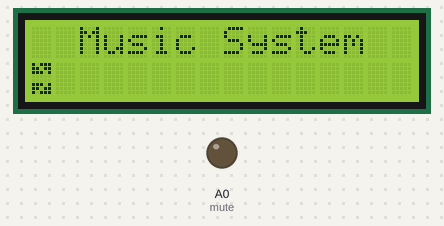
A sketch run on a simulated Arduino Uno, built with avr-gcc and run on an emulated ATmega328P. Parts: 16×2 character LCD, output pins drawn as LEDs (lit = HIGH).

Above: at 0.1 s.
At 0.5 s:
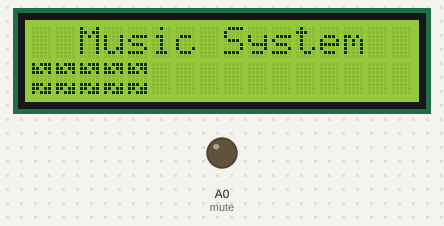
At 0.9 s:
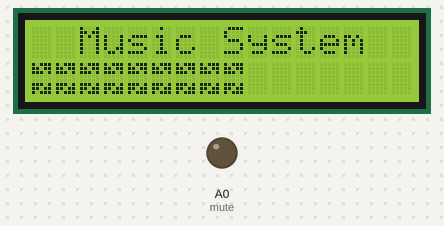
At 1.3 s:
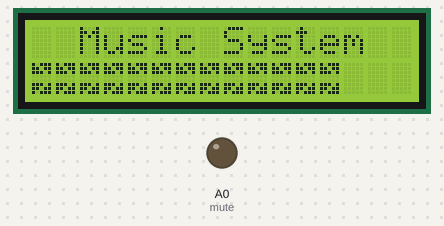
At 1.8 s:
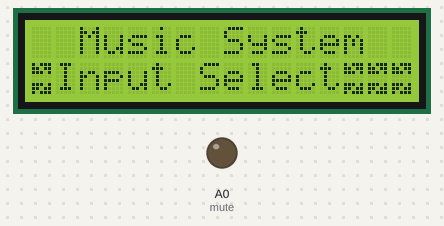

The sketch:

final_volume.ino
```cpp
#define enclk 2
#define endta 3
#define mute A0
#include <LiquidCrystal.h>

int a = 0;
int currentstate;
int laststate;
int counter = 0;
int lastcount = 0;
LiquidCrystal l(4,5,6,8,9,10,11);

byte level0[] = {0x00,0x00,0x00,0x00,0x00,0x00,0x00,0x00};
byte level1[] = {0x00,0x00,0x00,0x00,0x00,0x00,0x00,0x1F};
byte level2[] = {0x00,0x00,0x00,0x00,0x00,0x00,0x1F,0x1F};
byte level3[] = {0x00,0x00,0x00,0x00,0x00,0x1F,0x1F,0x1F};
byte level4[] = {0x00,0x00,0x00,0x00,0x1F,0x1F,0x1F,0x1F};
byte level5[] = {0x00,0x00,0x00,0x1F,0x1F,0x1F,0x1F,0x1F};
byte level6[] = {0x00,0x00,0x1F,0x1F,0x1F,0x1F,0x1F,0x1F};
byte level7[] = {0x00,0x1F,0x1F,0x1F,0x1F,0x1F,0x1F,0x1F};
byte level8[] = {0x1F,0x1F,0x1F,0x1F,0x1F,0x1F,0x1F,0x1F};
byte arrow[] = {0x17,0x1B,0x1D,0x00,0x00,0x1D,0x1B,0x17};

void setup() {

pinMode(enclk,INPUT);
pinMode(endta,INPUT);
pinMode(mute,OUTPUT);
Serial.begin(9600);

l.createChar(0,level0);
l.createChar(1,level1);
l.createChar(2,level2);
l.createChar(3,level3);
l.createChar(4,level4);
l.createChar(5,level5);
l.createChar(6,level6);
l.createChar(7,level7);
l.createChar(8,level8);
l.createChar(a,arrow);
l.begin(16,2);
bootani();
}

void loop() {
    l.setCursor(0,1);
    l.write(byte(a));
    l.print("Input Select");
  //a = encoder();
  //Serial.print(a);
  //vol_lcd(a);
}

void vol_lcd(int vol_count)
{
 if (vol_count > 0 && vol_count <= 2)
 {
  l.setCursor(3,1);
  l.write(byte(1));
  l.print(" ");
  l.print(" ");
  l.print(" ");
  l.print(" ");
  l.print(" ");
  l.print(" ");
  l.print(" ");
 }
 else if(vol_count > 2 && vol_count <= 4)
 {
   l.setCursor(3,1);
   l.write(byte(1));
   l.write(byte(2));
   l.print(" ");
   l.print(" ");
   l.print(" ");
   l.print(" ");
   l.print(" ");
   l.print(" ");

 }
 else if(vol_count > 4 && vol_count <= 6)
 {
   l.setCursor(3,1);
   l.write(byte(1));
   l.write(byte(2));
   l.write(byte(3));
   l.print(" ");
   l.print(" ");
   l.print(" ");
   l.print(" ");
   l.print(" ");

 }
 else if(vol_count > 6 && vol_count <= 8)
 {
   l.setCursor(3,1);
   l.write(byte(1));
   l.write(byte(2));
   l.write(byte(3));
   l.write(byte(4));
   l.print(" ");
   l.print(" ");
   l.print(" ");
   l.print(" ");

 }
 else if(vol_count > 8 && vol_count <= 10)
 {
   l.setCursor(3,1);
   l.write(byte(1));
   l.write(byte(2));
   l.write(byte(3));
   l.write(byte(4));
   l.write(byte(5));
   l.print(" ");
   l.print(" ");
   l.print(" ");

 }
 else if(vol_count > 10 && vol_count <= 12)
 {
   l.setCursor(3,1);
   l.write(byte(1));
   l.write(byte(2));
   l.write(byte(3));
   l.write(byte(4));
   l.write(byte(5));
   l.write(byte(6));
   l.print(" ");
   l.print(" ");

 }
 else if(vol_count > 12 && vol_count <= 14)
 {
   l.setCursor(3,1);
   l.write(byte(1));
   l.write(byte(2));
   l.write(byte(3));
   l.write(byte(4));
   l.write(byte(5));
   l.write(byte(6));
   l.write(byte(7));
   l.print(" ");

 }
 else if(vol_count > 14 && vol_count <= 16)
 {
   l.setCursor(3,1);
   l.write(byte(1));
   l.write(byte(2));
   l.write(byte(3));
   l.write(byte(4));
   l.write(byte(5));
   l.write(byte(6));
   l.write(byte(7));
   l.write(byte(8));

 }

}

int encoder()
{
  currentstate = digitalRead(endta);
  if(currentstate != laststate)
  {
    if(currentstate != digitalRead(enclk))
    {
      counter++;
      if(counter>16)
      {
        counter=16;
      }
      Serial.print("count:");
      Serial.println(counter);
    }
    else
    {
      counter--;
      if(counter<0)
      {
        counter = 0;
      }
      Serial.print("count:");
      Serial.println(counter);
    }
  }
laststate = currentstate;
return counter;
}

void bootani()
{
  l.setCursor(2,0);
  l.print("Music System");
  for(int i=0;i<=16;i++)
  {
  l.setCursor(i,1);
  l.write(byte(a));
  delay(100);
  };
}
```
